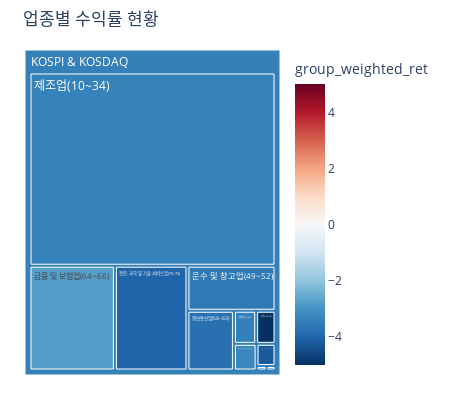

Notebook code cell kept with this figure:
### Code cell
chart_name = '업종별 수익률 현황'

treemap_fig = px.treemap(
    group_tree_df, 
    title=chart_name,
    path=[
        px.Constant('KOSPI & KOSDAQ'),
        'group_idx',
    ],
    # values='sqrt_marcap',
    values='marcap',
    color='group_weighted_ret',
    # hover_data=[],
    # color_discrete_sequence=,
    color_continuous_scale='RdBu_r',
    color_continuous_midpoint=0,
)

treemap_fig.update_layout(
    margin=dict(t=50, l=25, b=25),
    width=300+150,
    height=400,
    legend=dict(orientation='h'),
    )
treemap_fig.show()

### Figure 1 — Plotly figure (JSON) as saved in the notebook; plotly's stock layout.template omitted (floating-point values rounded to 4 significant figures)
{"data": [{"branchvalues": "total", "customdata": [[-3.442], [-5.014], [-2.79], [-3.807], [-3.933], [-4.246], [-3.589], [-3.262], [-4.05], [-3.789], [-3.381], [-3.424]], "domain": {"x": [0, 1], "y": [0, 1]}, "hovertemplate": "labels=%{label}<br>marcap=%{value}<br>parent=%{parent}<br>id=%{id}<br>group_weighted_ret=%{color}<extra></extra>", "ids": ["KOSPI & KOSDAQ/건설업(41~42)", "KOSPI & KOSDAQ/광업(05~08)", "KOSPI & KOSDAQ/금융 및 보험업(64~66)", "KOSPI & KOSDAQ/농업, 임업 및 어업(01~03)", "KOSPI & KOSDAQ/숙박 및 음식점업(55~56)", "KOSPI & KOSDAQ/예술, 스포츠 및 여가관련 서비스업(90~91)", "KOSPI & KOSDAQ/운수 및 창고업(49~52)", "KOSPI & KOSDAQ/전기, 가스, 증기 및 공기 조절 공급업(35)", "KOSPI & KOSDAQ/전문, 과학 및 기술 서비스업(70~73)", "KOSPI & KOSDAQ/정보통신업(58~63)", "KOSPI & KOSDAQ/제조업(10~34)", "KOSPI & KOSDAQ"], "labels": ["건설업(41~42)", "광업(05~08)", "금융 및 보험업(64~66)", "농업, 임업 및 어업(01~03)", "숙박 및 음식점업(55~56)", "예술, 스포츠 및 여가관련 서비스업(90~91)", "운수 및 창고업(49~52)", "전기, 가스, 증기 및 공기 조절 공급업(35)", "전문, 과학 및 기술 서비스업(70~73)", "정보통신업(58~63)", "제조업(10~34)", "KOSPI & KOSDAQ"], "marker": {"coloraxis": "coloraxis", "colors": [-3.442, -5.014, -2.79, -3.807, -3.933, -4.246, -3.589, -3.262, -4.05, -3.789, -3.381, -3.424]}, "name": "", "parents": ["KOSPI & KOSDAQ", "KOSPI & KOSDAQ", "KOSPI & KOSDAQ", "KOSPI & KOSDAQ", "KOSPI & KOSDAQ", "KOSPI & KOSDAQ", "KOSPI & KOSDAQ", "KOSPI & KOSDAQ", "KOSPI & KOSDAQ", "KOSPI & KOSDAQ", "KOSPI & KOSDAQ", ""], "type": "treemap", "values": [23159049428417, 20109542164633, 281814023199434, 1425805903280, 1266333636366, 13211576550390, 124859511645838, 19017086774385, 239402944996600, 87424152265288, 1496756266307020, 2308446292871651]}], "layout": {"coloraxis": {"cmid": 0, "colorbar": {"title": {"text": "group_weighted_ret"}}, "colorscale": [[0, "rgb(5,48,97)"], [0.1, "rgb(33,102,172)"], [0.2, "rgb(67,147,195)"], [0.3, "rgb(146,197,222)"], [0.4, "rgb(209,229,240)"], [0.5, "rgb(247,247,247)"], [0.6, "rgb(253,219,199)"], [0.7, "rgb(244,165,130)"], [0.8, "rgb(214,96,77)"], [0.9, "rgb(178,24,43)"], [1, "rgb(103,0,31)"]]}, "height": 400, "legend": {"orientation": "h", "tracegroupgap": 0}, "margin": {"b": 25, "l": 25, "t": 50}, "title": {"text": "업종별 수익률 현황"}, "width": 450}}
